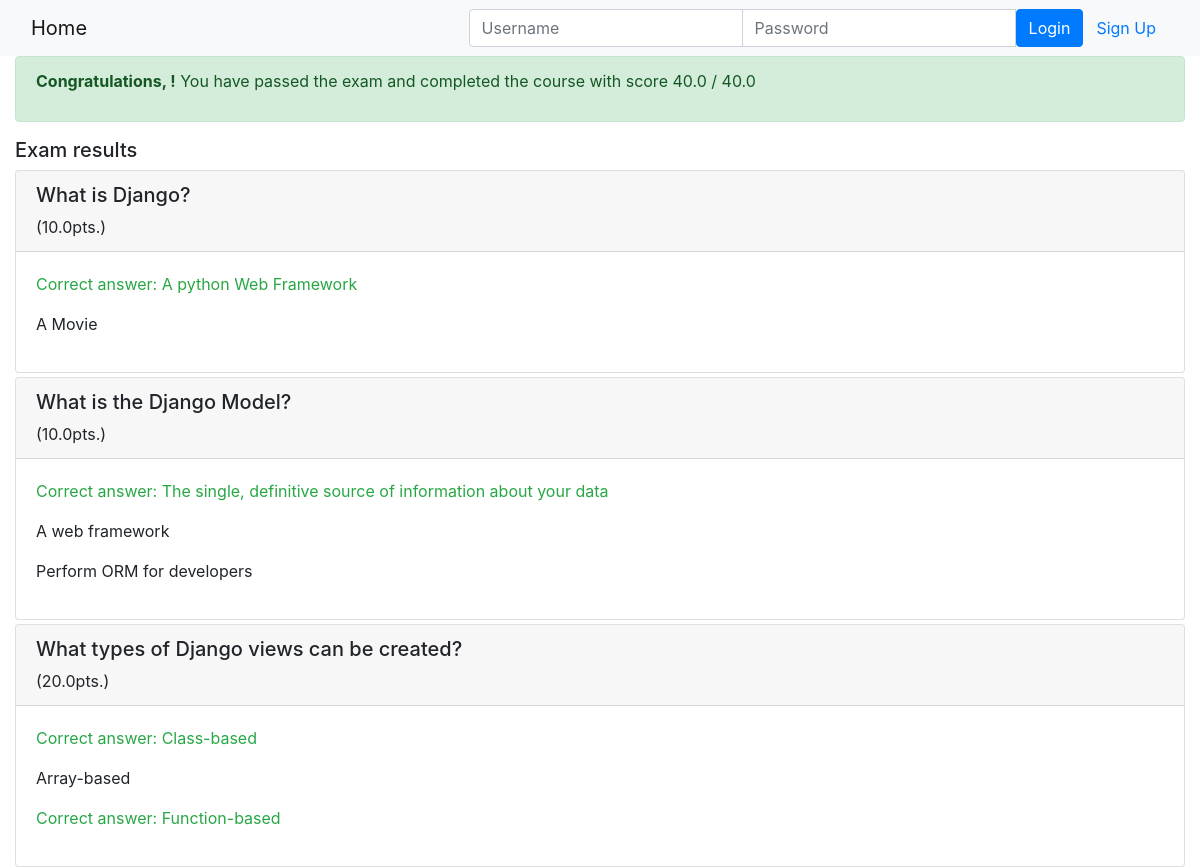
Before: /onlinecourse/course/1/submission/1/result/ with the older database file.
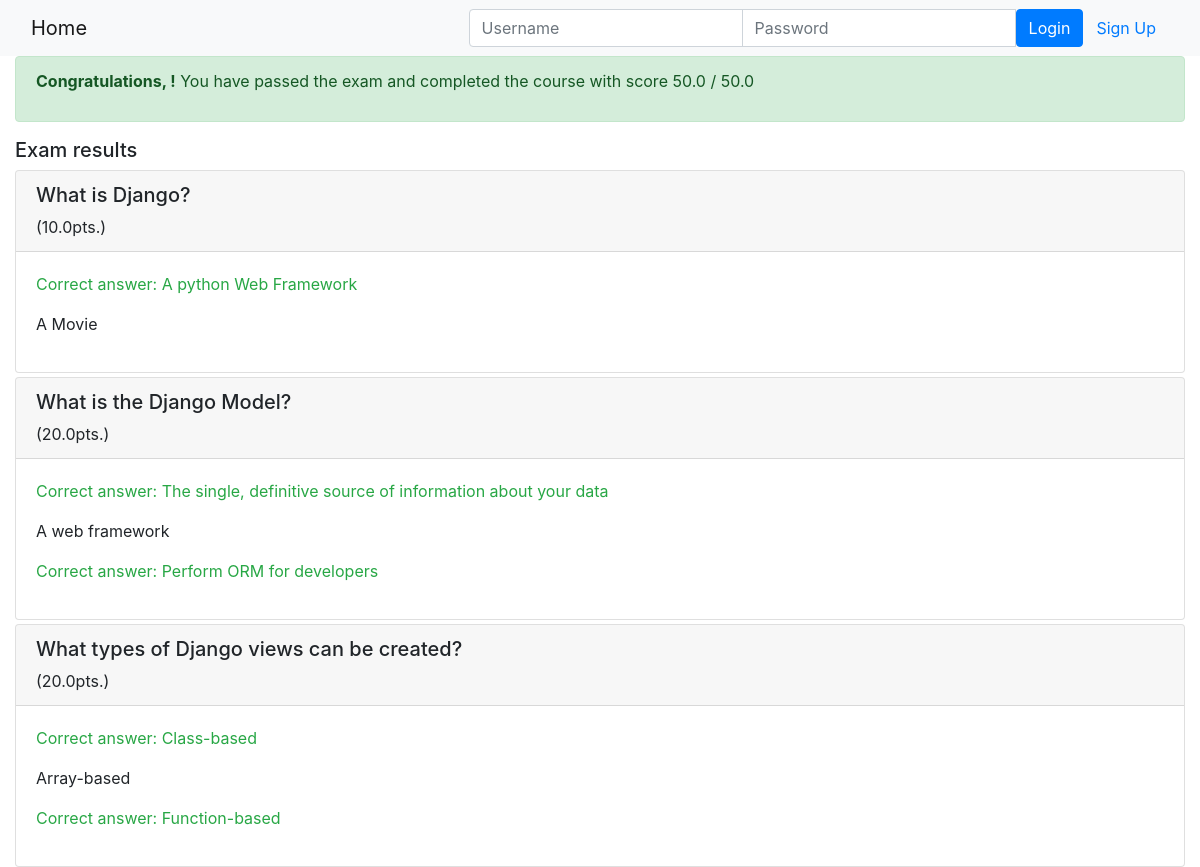
After: the same page with the newer database file.
### onlinecourse/models.py (models this page shows, shortened)
class Question(models.Model):
    course = models.ManyToManyField(Course)
    lesson = models.ForeignKey(Lesson, on_delete=models.CASCADE)
    question_text = models.TextField()
    grade = models.FloatField()
    def points_for_question(self):
        correct_answers = self.choice_set.filter(is_correct=True).count()
        return self.grade * correct_answers

class Choice(models.Model):
    question = models.ForeignKey(Question, on_delete=models.CASCADE)
    choice_text = models.TextField()
    is_correct = models.BooleanField(default=False)

### onlinecourse/views.py (the view)
# urls.py: path('course/<int:course_id>/submission/<int:submission_id>/result/', views.show_exam_result, name='show_exam_result'),
def show_exam_result(request, course_id, submission_id):
    course = get_object_or_404(Course, pk=course_id)
    submission = Submission.objects.get(id=submission_id)
    selected_choices = submission.choices.all()
    total_score = 0
    max_grade = 0
    context = {}
    for choice in selected_choices:
        if(choice.is_correct):
            total_score += choice.question.grade
    for question in course.question_set.all():
        max_grade += question.points_for_question()
    context['course'] = course
    context['selected_ids'] = selected_choices
    context['grade'] = total_score
    context['max_grade'] = max_grade
    context['passing_grade']= max_grade * 0.8
    return render(request, 'onlinecourse/exam_result_bootstrap.html', context)

### onlinecourse/templates/onlinecourse/exam_result_bootstrap.html (shortened to what this page needs)
<!DOCTYPE html>
<html lang="en">
<head>
    {% load static %}
    <link rel="stylesheet" href="https://maxcdn.bootstrapcdn.com/bootstrap/4.5.2/css/bootstrap.min.css">
</head>
<body>
 <nav class="navbar navbar-light bg-light">
    <div class="container-fluid">
        <div class="navbar-header">
              <a class="navbar-brand" href="{% url 'onlinecourse:index' %}">Home</a>
        </div>
        <ul class="nav navbar-nav navbar-right">
            {% if user.is_authenticated %}
            <li>
                <a class="btn btn-link" href="#">{{ user.first_name }}({{ user.username }})</a>
                <a class="btn btn-link" href="{% url 'onlinecourse:logout' %}">Logout</a>
            </li>
            {% else %}
            <li>
                <form class="form-inline" action="{% url 'onlinecourse:login' %}" method="post">
                    <div class="input-group">
                        <input type="text" class="form-control" placeholder="Username" name="username" >
                        <input type="password" class="form-control" placeholder="Password" name="psw" >
                        <button class="btn btn-primary" type="submit">Login</button>
                        <a class="btn btn-link" href="{% url 'onlinecourse:registration' %}">Sign Up</a>
                    </div>
                </form>
            </li>
            {% endif %}
        </ul>
    </div>
</nav>
<div class="container-fluid">
    {% if grade > passing_grade %}
    <div class="alert alert-success">
        <p><strong>Congratulations, {{user.first_name}}!</strong> You have passed the exam and completed the course with score {{ grade }} / {{ max_grade }}
    </div>
    {% else %}
    <div class="alert alert-danger">
        <p><strong>Failed</strong> Sorry, {{user.first_name}}! You have failed exam with score {{ grade }} / {{ max_grade }}
    </div>
    <a class="btn btn-link text-danger" href="{% url 'onlinecourse:course_details' course.id %}">Re-test</a>
    {% endif %}
    <div class="card-columns-vertical mt-1">
    <h5 class="">Exam results</h5>
        {% for question in course.question_set.all %}
            <div class="card mt-1">
                <div class="card-header"><h5>{{ question.question_text}}</h5>({{ question.points_for_question }}pts.)</div>
                <div class="card-body">
                {% for choice in question.choice_set.all %}
                   <p class="{% if choice.is_correct and choice in selected_ids %} text-success
                    {% elif choice.is_correct  and not choice in selected_ids %} text-warning
                    {% endif %} '' ">
                        {% if choice.is_correct and choice in selected_ids %}
                            <span>Correct answer: </span>
                        {% elif choice.is_correct and not choice in selected_ids %}
                            <span>Not selected: </span>
                        {% endif %}
                    {{choice.choice_text }} </p>
                {% endfor %}
                </div>
            </div>
        {% endfor %}
    </div>
</div>
</body>
</html>

Changed rows visible on the page:
computed for Question "What is the Django Model?": points_for_question "10.0" → "20.0"
changed Choice "Perform ORM for developers": now shows "Correct answer:"
Other visible differences:
{{ grade }}: "40.0" → "50.0"
{{ max_grade }}: "40.0" → "50.0"
